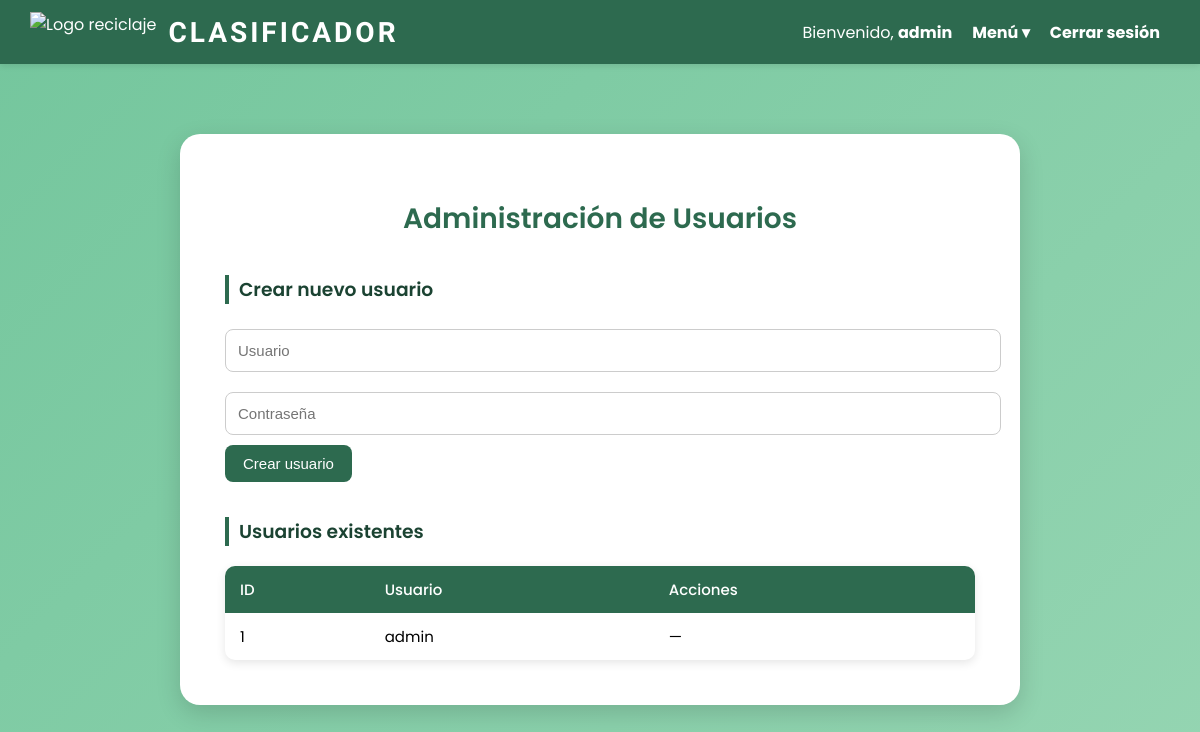
The page /users (signed in) on the database as committed earlier.
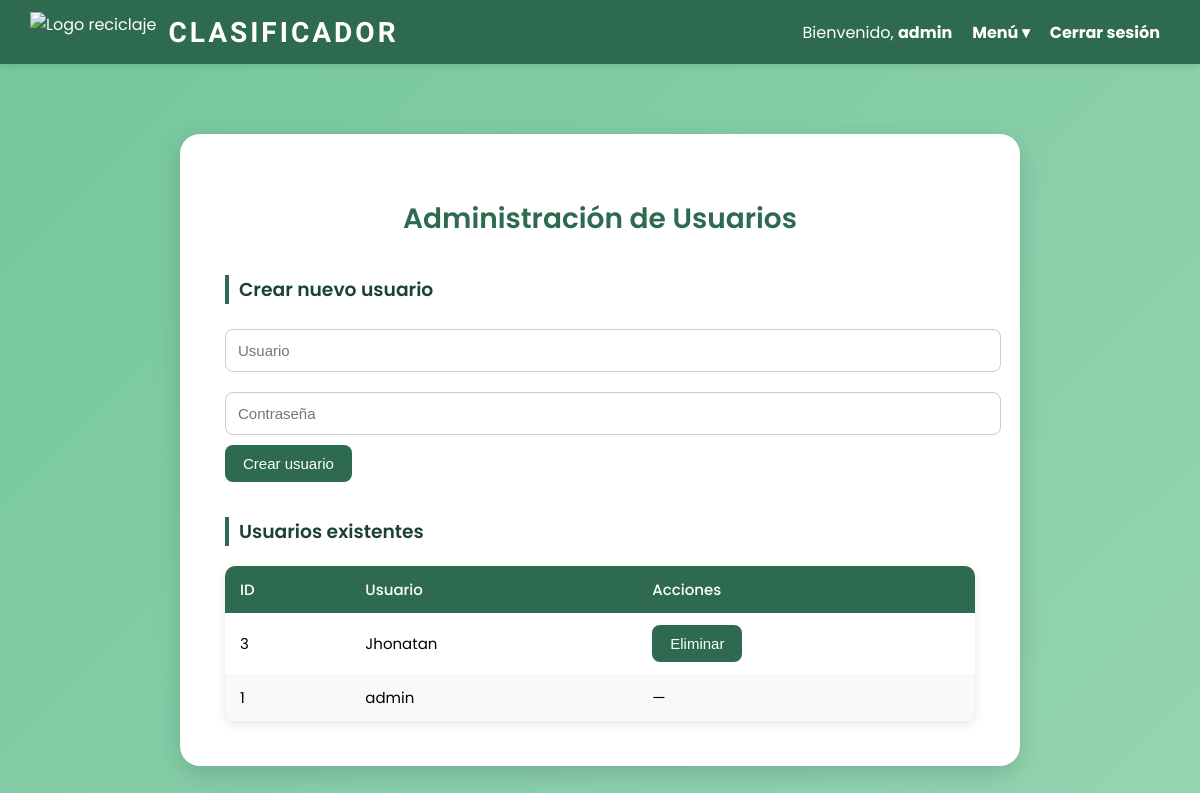
The same page on the database as committed later.
### tables this page shows
CREATE TABLE users (
            id INTEGER PRIMARY KEY AUTOINCREMENT,
            username TEXT UNIQUE NOT NULL,
            password TEXT NOT NULL
        );

### app.py (the view, shortened to what this page needs)
@app.route('/users', methods=['GET', 'POST'])
@admin_required
def users():
    conn = get_db_connection()
    cur = conn.cursor()
    cur.execute('SELECT id, username FROM users ORDER BY username')
    rows = cur.fetchall()
    conn.close()
    return render_template('users.html', users=rows, user=session.get('user'))

### app.py (called while the page is built)
def get_db_connection():
    conn = sqlite3.connect(DB_PATH)
    conn.row_factory = sqlite3.Row
    return conn

def admin_required(f):
    @wraps(f)
    def decorated(*args, **kwargs):
        if 'user' not in session:
            return redirect(url_for('login'))
        if session.get('user') != 'admin':
            flash('Acceso restringido: se requiere usuario admin.', 'error')
            return redirect(url_for('index'))
        return f(*args, **kwargs)
    return decorated

### templates/users.html (shortened to what this page needs)
{% extends 'base.html' %}
{% block content %}
<div class="user-container">
    <div class="user-card">
        <h1>Administración de Usuarios</h1>
        <h3>Crear nuevo usuario</h3>
        <form method="post">
            <input type="text" name="username" placeholder="Usuario" required>
            <input type="password" name="password" placeholder="Contraseña" required>
            <button type="submit">Crear usuario</button>
        </form>
        <h3>Usuarios existentes</h3>
        <table>
            <thead>
                <tr><th>ID</th><th>Usuario</th><th>Acciones</th></tr>
            </thead>
            <tbody>
                {% for u in users %}
                <tr>
                    <td data-label="ID">{{ u['id'] }}</td>
                    <td data-label="Usuario">{{ u['username'] }}</td>
                    <td data-label="Acciones">
                        {% if u.username != 'admin' and u.username != user %}
                        <form method="post" action="{{ url_for('delete_user', user_id=u['id']) }}" style="display:inline">
                            <button type="submit" onclick="return confirm('¿Eliminar usuario {{ u.username }}?')">Eliminar</button>
                        </form>
                        {% else %}
                        &mdash;
                        {% endif %}
                    </td>
                </tr>
                {% endfor %}
            </tbody>
        </table>
    </div>
</div>
{% endblock %}

### templates/base.html (shortened to what this page needs)
<!DOCTYPE html>
<html lang="es">
<head>
</head>
<body>
    <div class="navbar">
        <div class="brand">
            <img src="{{ url_for('static', filename='reciclaje.png.jpg') }}" alt="Logo reciclaje" class="logo">
            <span>CLASIFICADOR</span>
        </div>
        <div class="nav-right">
            {% if session.get('user') %}
                <div class="nav-item">Bienvenido, <strong>{{ session.get('user') }}</strong></div>
                <div class="nav-item dropdown">
                    <a class="top-link" href="#">Menú ▾</a>
                </div>
                <div class="nav-item"><a class="top-link" href="{{ url_for('logout') }}">Cerrar sesión</a></div>
            {% else %}
                <div class="nav-item"><a class="top-link" href="{{ url_for('login') }}">Iniciar sesión</a></div>
                <div class="nav-item"><a class="top-link" href="{{ url_for('register') }}">Registrar</a></div>
            {% endif %}
        </div>
    </div>
    <div class="container">
        {% block content %}{% endblock %}
    </div>
</body>
</html>

### templates/base.html (style rules this page uses)
body { font-family: Arial, sans-serif; margin: 0; padding: 0; background: #f4f4f9; }
.navbar { background: #2d6a4f; color: white; padding: 12px 30px; display: flex; align-items: center; box-shadow: 0 2px 6px rgba(0,0,0,0.1); position: sticky; top: 0; z-index: 100; }
.brand { display: flex; align-items: center; gap: 12px; }
.logo { height: 40px; width: auto; vertical-align: middle; margin-top: 0; }
.brand span { font-family: 'Montserrat Alternates', sans-serif; font-size: 28px; font-weight: 700; letter-spacing: 3px; color: #ffffff; }
.nav-right { margin-left: auto; display: flex; align-items: center; }
.nav-item { margin: 0 10px; position: relative; }
.top-link { color: white; text-decoration: none; font-weight: bold; transition: color 0.3s ease; }
.dropdown { position: relative; }
.container { padding: 30px; }

### templates/users.html (style rules this page uses)
body { background: linear-gradient(135deg, #74c69d, #95d5b2); margin: 0; font-family: 'Poppins', sans-serif; }
.user-container { display: flex; justify-content: center; align-items: flex-start; min-height: calc(100vh - 120px); padding: 40px 20px; box-sizing: border-box; }
.user-card { background: #ffffff; padding: 45px; border-radius: 20px; box-shadow: 0 8px 25px rgba(0, 0, 0, 0.15); width: 750px; max-width: 95%; transition: transform 0.3s ease, box-shadow 0.3s ease; }
h1 { color: #2d6a4f; font-size: 28px; font-weight: 600; margin-bottom: 25px; text-align: center; }
h3 { color: #1b4332; margin-top: 35px; margin-bottom: 15px; border-left: 4px solid #2d6a4f; padding-left: 10px; font-weight: 600; }
a { color: #2d6a4f; text-decoration: none; font-weight: 600; }
form { margin-bottom: 25px; }
input[type="text"], input[type="password"] { width: 100%; padding: 12px; margin: 10px 0; border: 1.5px solid #ccc; border-radius: 8px; font-size: 15px; outline: none; transition: border-color 0.3s, box-shadow 0.3s; }
button { background: #2d6a4f; color: #fff; border: none; border-radius: 8px; padding: 10px 18px; cursor: pointer; font-size: 15px; font-weight: 500; transition: all 0.3s ease; }
table { width: 100%; border-collapse: collapse; margin-top: 20px; border-radius: 10px; overflow: hidden; box-shadow: 0 3px 10px rgba(0,0,0,0.1); }
th, td { padding: 12px 15px; text-align: left; font-size: 15px; }
th { background: #2d6a4f; color: #fff; font-weight: 500; }
tr:nth-child(even) { background: #f8f9fa; }

Rows that differ between the two databases and show on the page:
added users: id "3", username "Jhonatan"
